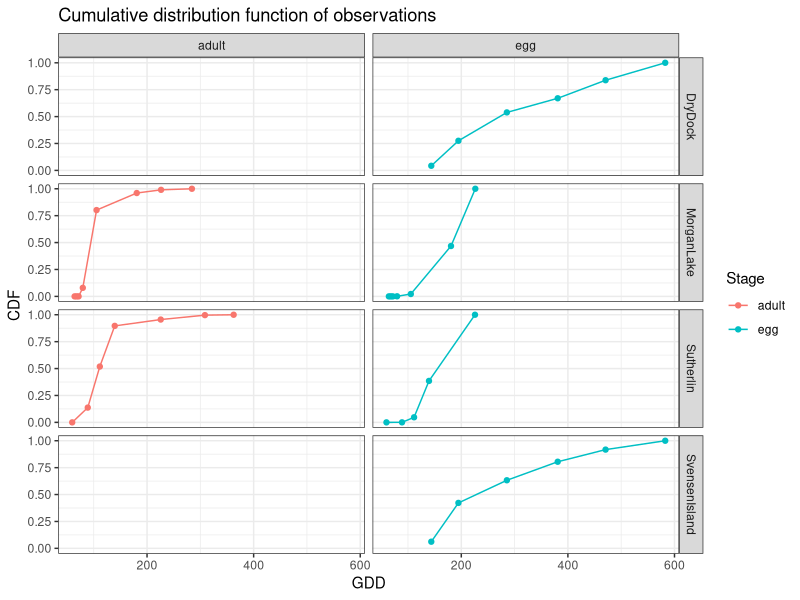
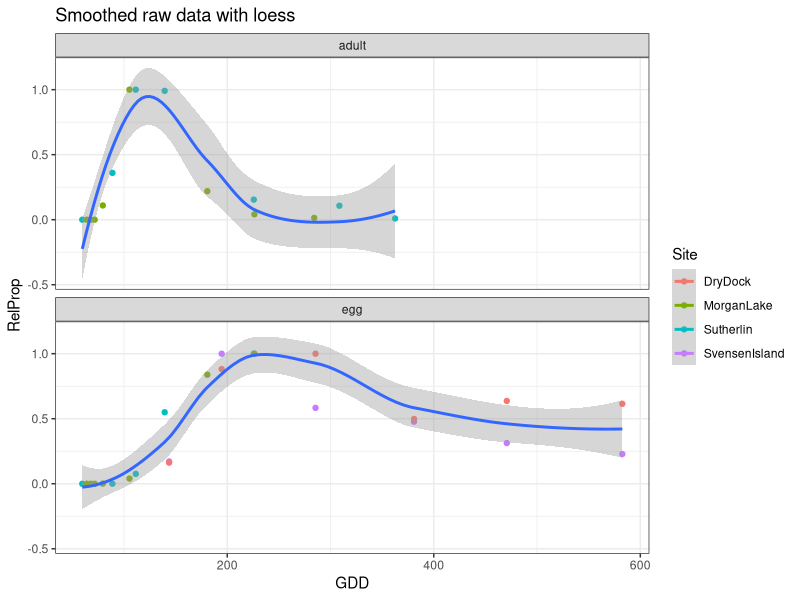

Recreate these plots in R, in order. (Note: this script raises an error after producing the figures.)
## ---- chunk 1
knitr::opts_chunk$set(echo = TRUE)
library(lubridate)
library(ggplot2)
library(dplyr)
library(mgcv)
## ---- chunk 2
dat <- read.csv("GCA_pheno_2013.csv", header = TRUE)
dat$Date <- mdy(dat$Date)
dat <- dat %>% 
  group_by(Site, Stage) %>% 
  mutate(RelProp = MeanCount / max(MeanCount, na.rm = TRUE),
         CDF = cumsum(MeanCount) / sum(MeanCount, na.rm = TRUE),
         Count = ifelse(Stage == "adult",   ### this only works for Fritzi's data
                        round(MeanCount * 15), round(MeanCount * 150)))
## ---- chunk 3

plt <- ggplot(dat, aes(x = GDD, y = CDF, group = Stage, color = Stage)) + 
  geom_point() +
  geom_line() +
  facet_grid(Site~Stage) +
  theme_bw() + 
  ggtitle("Cumulative distribution function of observations")
plt
## ---- chunk 4

plt <- ggplot(dat, aes(x = GDD, y = RelProp, group = Stage, color = Site)) + 
  geom_point() +
  geom_smooth() +
  facet_wrap(~Stage, ncol = 1) +
  theme_bw() +
  ggtitle("Smoothed raw data with loess")
plt
## ---- chunk 5
stagedat <- dat %>% filter(Stage == "adult")

mod <- gam(Count ~ s(GDD, k = 10) + s(Site, bs = "re"), method = "REML",
           family = poisson, data = stagedat)

xrange <- range(stagedat$GDD)
xseq <- seq(from=xrange[1], to=xrange[2], length=1000)
preddat <- data.frame(GDD = xseq, Site = "Sutherlin")
preddat$y <- predict(mod, newdata = preddat, exclude = "s(Site)", type = "response")
preddat$RelProp <- preddat$y / max(preddat$y, na.rm = TRUE)
adultpred <- preddat #for later chunk

plt <- ggplot(stagedat, aes(x = GDD, y = RelProp, color = Site)) + 
  geom_point() +
  geom_path(data = preddat) +
  # facet_wrap(~Stage, ncol = 1) +
  theme_bw()
plt

## ---- chunk 6
stagedat <- dat %>% filter(Stage == "egg")

mod <- gam(Count ~ s(GDD, k = 10) + s(Site, bs = "re"), method = "REML",
           family = poisson, data = stagedat)

xrange <- range(stagedat$GDD)
xseq <- seq(from=xrange[1], to=xrange[2], length=1000)
preddat <- data.frame(GDD = xseq, Site = "Sutherlin")
preddat$y <- predict(mod, newdata = preddat, exclude = "s(Site)", type = "response")
preddat$RelProp <- preddat$y / max(preddat$y, na.rm = TRUE)

plt <- ggplot(stagedat, aes(x = GDD, y = RelProp, color = Site)) + 
  geom_point() +
  geom_path(data = preddat) +
  # facet_wrap(~Stage, ncol = 1) +
  theme_bw()
plt
## ---- chunk 7
stagedat <- dat %>% filter(Stage == "egg")

mod <- gam(Count ~ s(GDD, k = 5) + s(Site, bs = "re"), method = "REML",
           family = poisson, data = stagedat)

xrange <- range(stagedat$GDD)
xseq <- seq(from=xrange[1], to=xrange[2], length=1000)
preddat <- data.frame(GDD = xseq, Site = "Sutherlin")
preddat$y <- predict(mod, newdata = preddat, exclude = "s(Site)", type = "response")
preddat$RelProp <- preddat$y / max(preddat$y, na.rm = TRUE)

plt <- ggplot(stagedat, aes(x = GDD, y = RelProp, color = Site)) + 
  geom_point() +
  geom_path(data = preddat) +
  # facet_wrap(~Stage, ncol = 1) +
  theme_bw()
plt
## ---- chunk 8
# distribution needs x and cdf
gamdist <- adultpred %>% 
  mutate(CDF = cumsum(y) / sum(y, na.rm = TRUE),
         x = GDD)

SubstageDistrib <- function(dist, numstage, perc){
  # this is an approximation from GAM predictions, could make more precise
  # with more predicted values or interpolation, but doesn't seem necessary
  ReturnClosestValue <- function(dist, xval){
    out <- dist$CDF[which(dist$x > xval)[1]]
  }
  
  low <- (1 - perc)/2
  high <- 1 - (1 - perc) / 2
  low <- dist$x[which(dist$CDF > low)[1]]
  high <- dist$x[which(dist$CDF > high)[1]]
  
  bounds <- seq(low, high, length.out = numstage + 1)
  means <- (bounds[1:numstage] + bounds[2:(numstage + 1)]) / 2
  weights <- diff(sapply(X = bounds, FUN = ReturnClosestValue, dist = dist), lag = 1)
  return(data.frame(means, weights))
}

## ---- chunk 9
newdat <- expand.grid(NumStage = c(5, 7, 9),
                      PercIncl = c(.9, .95, .99))
test <- newdat %>% 
  group_by(NumStage, PercIncl) %>% 
  do(SubstageDistrib(dist = gamdist, numstage = .$NumStage, perc = .$PercIncl))

plt <- ggplot(test, aes(x = means, y = weights)) +
  geom_point() +
  facet_grid(NumStage ~ PercIncl) +
  theme_bw()
plt
## ---- chunk 10
stagedat <- dat %>% filter(Stage == "adult")

mod <- gam(Count ~ s(GDD, k = 10) + s(Site, bs = "re"), method = "REML",
           family = poisson, data = stagedat)

xrange <- range(stagedat$GDD)
xseq <- seq(from=xrange[1], to=xrange[2], length=1000)
preddat <- data.frame(GDD = xseq, Site = "Sutherlin")
preddat$y <- predict(mod, newdata = preddat, exclude = "s(Site)", type = "response")
preddat$RelProp <- preddat$y / max(preddat$y, na.rm = TRUE)
adultpred <- preddat #for later chunk

plt <- ggplot(stagedat, aes(x = GDD, y = RelProp, color = Site)) + 
  # geom_point() +
  geom_path(data = preddat, size = 2) +
  theme(legend.position = "none") +
  # facet_wrap(~Stage, ncol = 1) +
  theme_bw()

substages <- test %>% 
  filter(NumStage == 7, PercIncl == .99) %>% 
  mutate(RelProp = weights / max(weights),
         Site = "Sutherlin",
         GDD = means)

plt + geom_col(data = substages, color = "black", alpha = 0) +
  theme_bw() +
  theme(legend.position = "none")

